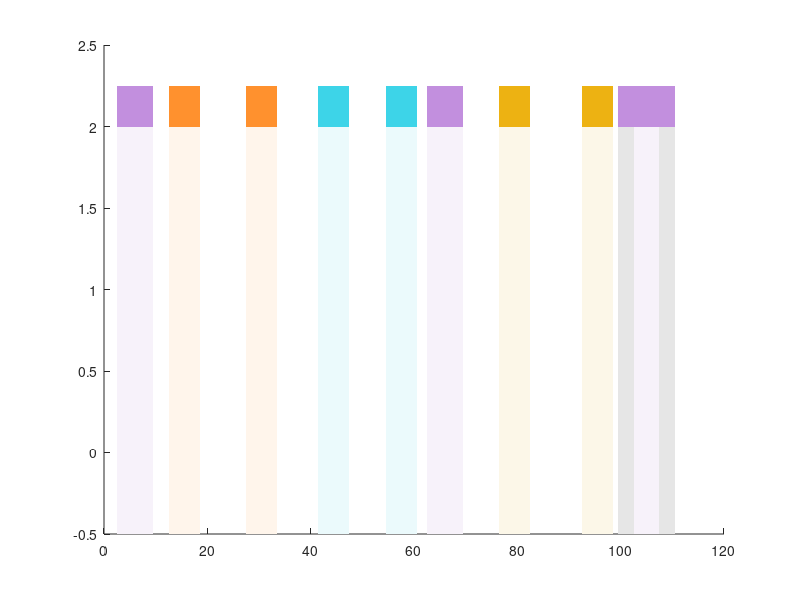

This chart was generated by the following MATLAB code:
function plot_add_clr_bg()
rectangle('Position',[3-0.5 2 7 0.25], 'FaceColor',[0.76,0.56,0.87], 'EdgeColor','none');hold on;
rectangle('Position',[63-0.5 2 7 0.25], 'FaceColor',[0.76,0.56,0.87], 'EdgeColor','none');hold on;
rectangle('Position',[100-0.5 2 11 0.25], 'FaceColor',[0.76,0.56,0.87], 'EdgeColor','none');hold on;
rectangle('Position',[3-0.5 -0.5 7 2.5], 'FaceColor',[0.97,0.95,0.98], 'EdgeColor','none');hold on;
rectangle('Position',[63-0.5 -0.5 7 2.5], 'FaceColor',[0.97,0.95,0.98], 'EdgeColor','none');hold on;
rectangle('Position',[100-0.5 -0.5 11 2.5], 'FaceColor',[0.97,0.95,0.98], 'EdgeColor','none');hold on;
rectangle('Position',[13-0.5 2 6 0.25], 'FaceColor',[1,0.57,0.18], 'EdgeColor','none');hold on;
rectangle('Position',[28-0.5 2 6 0.25], 'FaceColor',[1,0.57,0.18], 'EdgeColor','none');hold on;
rectangle('Position',[13-0.5 -0.5 6 2.5], 'FaceColor',[1,0.96,0.92], 'EdgeColor','none');hold on;
rectangle('Position',[28-0.5 -0.5 6 2.5], 'FaceColor',[1,0.96,0.92], 'EdgeColor','none');hold on;
rectangle('Position',[42-0.5 2 6 0.25], 'FaceColor',[0.24,0.83,0.91], 'EdgeColor','none');hold on;
rectangle('Position',[55-0.5 2 6 0.25], 'FaceColor',[0.24,0.83,0.91], 'EdgeColor','none');hold on;
rectangle('Position',[42-0.5 -0.5 6 2.5], 'FaceColor',[0.92,0.98,0.99], 'EdgeColor','none');hold on;
rectangle('Position',[55-0.5 -0.5 6 2.5], 'FaceColor',[0.92,0.98,0.99], 'EdgeColor','none');hold on;
rectangle('Position',[77-0.5 2 6 0.25], 'FaceColor',[0.93,0.7,0.07], 'EdgeColor','none');hold on;
rectangle('Position',[93-0.5 2 6 0.25], 'FaceColor',[0.93,0.7,0.07], 'EdgeColor','none');hold on;
rectangle('Position',[77-0.5 -0.5 6 2.5], 'FaceColor',[0.99,0.97,0.91], 'EdgeColor','none');hold on;
rectangle('Position',[93-0.5 -0.5 6 2.5], 'FaceColor',[0.99,0.97,0.91], 'EdgeColor','none');hold on;
rectangle('Position',[100-0.5 -0.5 3 2.5], 'FaceColor',[0.9,0.9,0.9], 'EdgeColor','none');hold on;
rectangle('Position',[108-0.5 -0.5 3 2.5], 'FaceColor',[0.9,0.9,0.9], 'EdgeColor','none');hold on;
